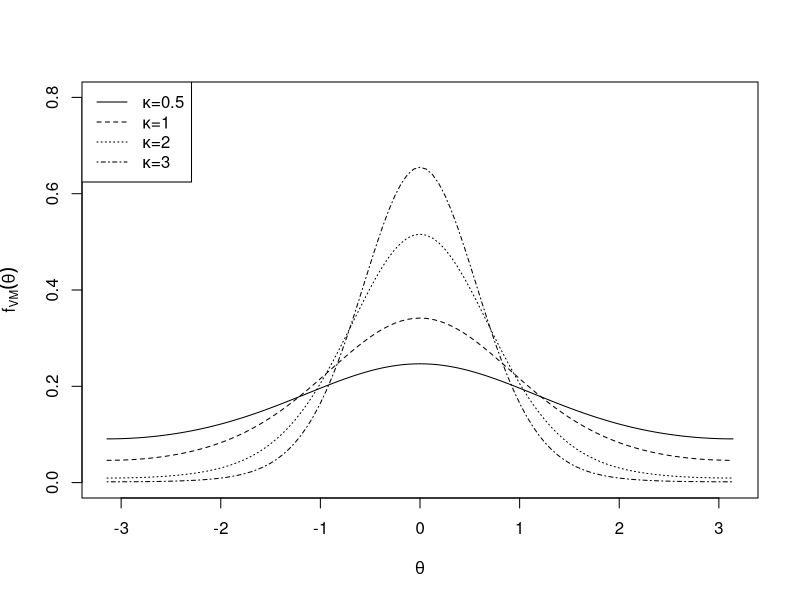
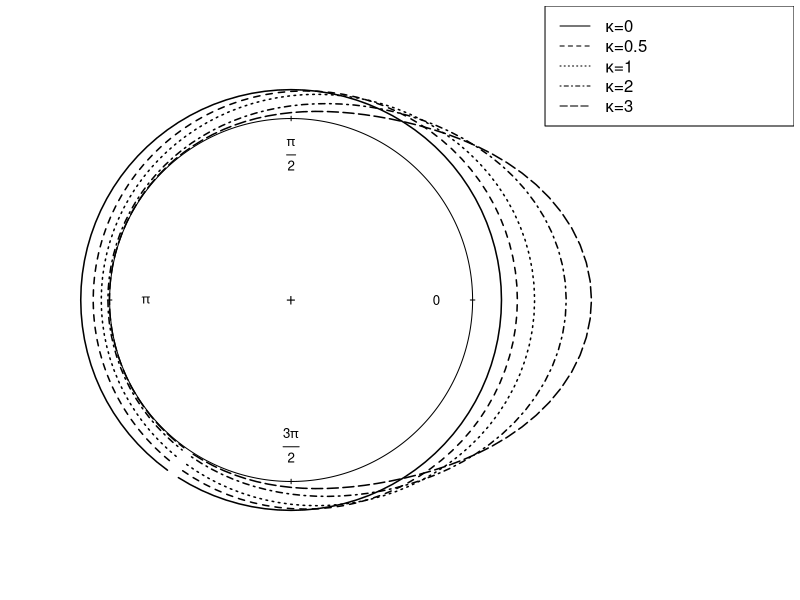
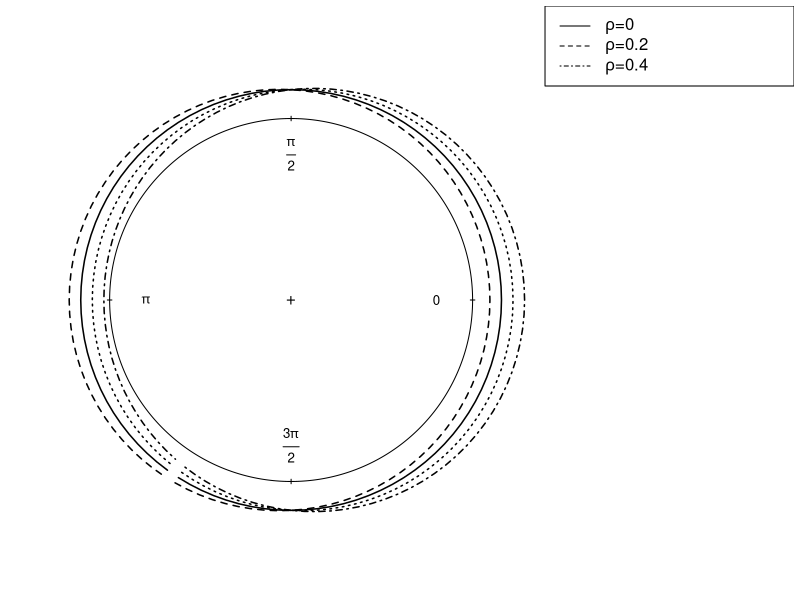
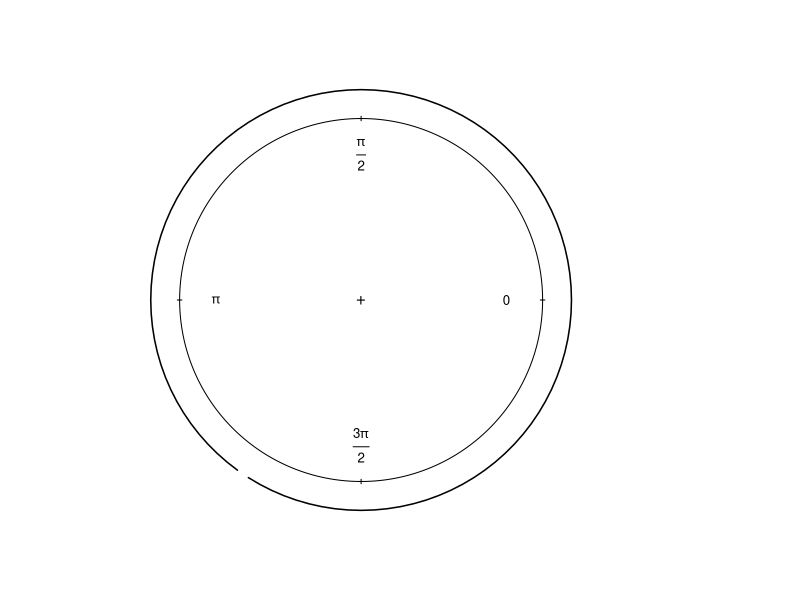
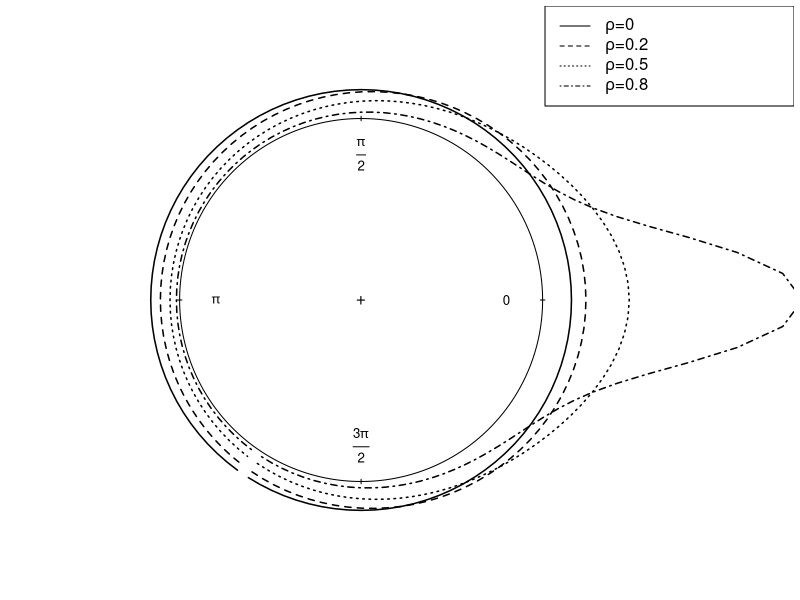

R code for these plots, in order:
rm(list=ls())
h=function(x,k)
  (1/(2*pi*besselI(k,0)))*exp(k*cos(x))

curve(h(x,0.5),-pi,pi,ylim=c(0,0.8),xlab=expression(paste(theta)),
      ylab=expression(f[VM]*(paste(theta))),lty=1)
curve(h(x,1),lty=2,add=T)
curve(h(x,2),add=T,lty=3)
curve(h(x,3),add=T,lty=4)

legend("topleft",legend=expression(paste(kappa,"=",0.5),
                                   paste(kappa,"=",1),paste(kappa,"=",2),paste(kappa,"=",3)),lty=c(1,2,3,4))

#-------------------------
rm(list=ls())
#library(NPCirc)
library(circular)

par(mar = c(0.3,0.3, 0.3, 0.3))

#von Mises plots
plot.function.circular(function(x) dvonmises(x, circular(0), 0.5), xlim=c(-1, 2.2),ylim=c(-1.5,1.5),lty=2,lwd=1.5, axes = FALSE, tol = 0)
plot.function.circular(function(x) dvonmises(x, circular(0), 0), xlim=c(-1, 2.2),add=T,lty=1,lwd=1.5)
plot.function.circular(function(x) dvonmises(x, circular(0), 1), xlim=c(-1, 2.2),add=T,lty=3,lwd=1.5)
plot.function.circular(function(x) dvonmises(x, circular(0), 2), xlim=c(-1, 2.2),add=T,lty=4,lwd=1.5)
plot.function.circular(function(x) dvonmises(x, circular(0), 3), xlim=c(-1, 2.2),add=T,lty=5,lwd=1.5)

axis.circular(at = NULL, labels = NULL, units = "radians", template = "none", zero = 0, cex = 0.8, tcl.text = 0.2)

legend("topright",legend=expression(paste(kappa,"=",0), paste(kappa,"=",0.5),
                                    paste(kappa,"=",1),paste(kappa,"=",2),paste(kappa,"=",3)),lty=1:5,cex=1, text.width = 1)

#Cardioid Plots
plot.function.circular(function(x) dcardioid(x, circular(0), 0), xlim=c(-1, 2.2),ylim=c(-1.5,1.5),lty=1,lwd=1.5, axes = FALSE, tol = 0)
plot.function.circular(function(x) dcardioid(x, circular(0), -0.2), xlim=c(-1, 2.2),add=T,lty=2,lwd=1.5)
plot.function.circular(function(x) dcardioid(x, circular(0), 0.2), xlim=c(-1, 2.2),add=T,lty=3,lwd=1.5)
plot.function.circular(function(x) dcardioid(x, circular(0), 0.4), xlim=c(-1, 2.2),add=T,lty=4,lwd=1.5)

axis.circular(at = NULL, labels = NULL, units = "radians", template = "none", zero = 0, cex = 0.8, tcl.text = 0.2)

legend("topright",legend=expression(paste(rho,"=",0),
                                    paste(rho,"=",0.2),paste(rho,"=",0.4)),lty=c(1,2,4),cex=1, text.width = 1)

#Uniform Plot
par(mar = c(0.3,7.3,0.3,0.3))
plot.function.circular(function(x) dcircularuniform(x), xlim=c(-1, 2.2),ylim=c(-1.5,1.5),lty=1,lwd=1.5, axes = FALSE, tol = 0)

axis.circular(at = NULL, labels = NULL, units = "radians", template = "none", zero = 0, cex = 0.8, tcl.text = 0.2)

#Wrapped Cauchy Plots
plot.function.circular(function(x) dwrappedcauchy(x, circular(0), 0), xlim=c(-1, 2.2),ylim=c(-1.5,1.5),lty=1,lwd=1.5, axes = FALSE, tol = 0)
plot.function.circular(function(x) dwrappedcauchy(x, circular(0), 0.2), xlim=c(-1, 2.2),add=T,lty=2,lwd=1.5)
plot.function.circular(function(x) dwrappedcauchy(x, circular(0), 0.5), xlim=c(-1, 2.2),add=T,lty=3,lwd=1.5)
plot.function.circular(function(x) dwrappedcauchy(x, circular(0), 0.8), xlim=c(-1, 2.2),add=T,lty=4,lwd=1.5)

axis.circular(at = NULL, labels = NULL, units = "radians", template = "none", zero = 0, cex = 0.8, tcl.text = 0.2)

legend("topright",legend=expression(paste(rho,"=",0),
                                    paste(rho,"=",0.2),paste(rho,"=",0.5), paste(rho,"=",0.8)),lty=1:4,cex=1, text.width = 1)
